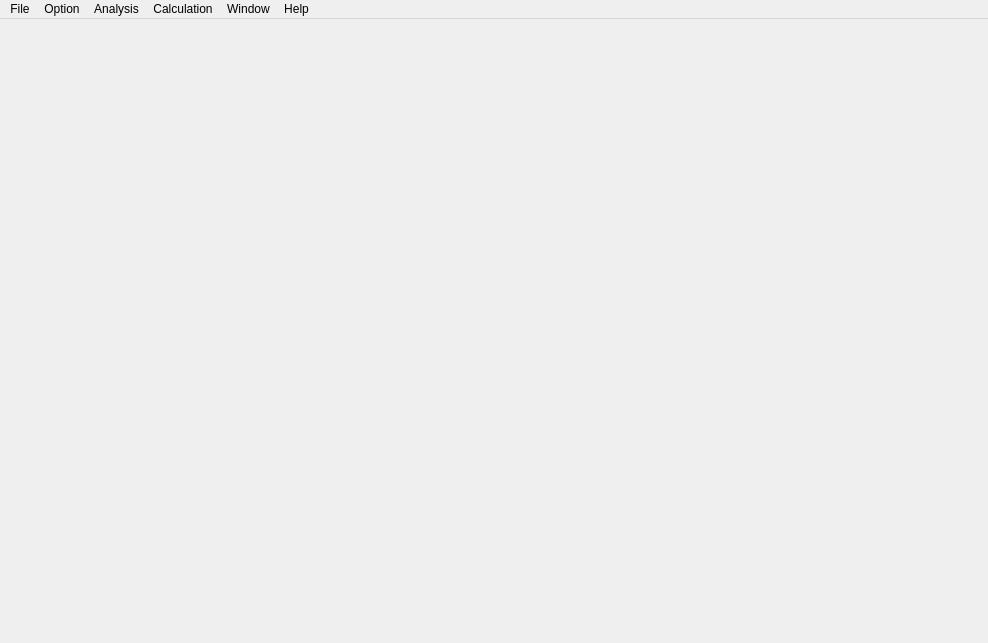
<?xml version="1.0" encoding="UTF-8"?>
<ui version="4.0">
 <class>TestClass</class>
 <widget class="QMainWindow" name="TestClass">
  <property name="geometry">
   <rect>
    <x>0</x>
    <y>0</y>
    <width>988</width>
    <height>643</height>
   </rect>
  </property>
  <property name="windowTitle">
   <string>Test</string>
  </property>
  <widget class="QWidget" name="centralWidget">
   <property name="sizePolicy">
    <sizepolicy hsizetype="Preferred" vsizetype="Preferred">
     <horstretch>0</horstretch>
     <verstretch>0</verstretch>
    </sizepolicy>
   </property>
   <layout class="QHBoxLayout" name="horizontalLayout">
    <property name="spacing">
     <number>0</number>
    </property>
    <property name="leftMargin">
     <number>0</number>
    </property>
    <property name="topMargin">
     <number>0</number>
    </property>
    <property name="rightMargin">
     <number>0</number>
    </property>
    <property name="bottomMargin">
     <number>0</number>
    </property>
    <item>
     <widget class="QLabel" name="label">
      <property name="text">
       <string/>
      </property>
      <property name="textFormat">
       <enum>Qt::AutoText</enum>
      </property>
     </widget>
    </item>
   </layout>
  </widget>
  <widget class="QMenuBar" name="MENU">
   <property name="geometry">
    <rect>
     <x>0</x>
     <y>0</y>
     <width>988</width>
     <height>26</height>
    </rect>
   </property>
   <widget class="QMenu" name="File">
    <property name="title">
     <string>File</string>
    </property>
    <addaction name="actionOpen"/>
    <addaction name="actionNew"/>
    <addaction name="actionSave"/>
    <addaction name="separator"/>
    <addaction name="actionExit"/>
   </widget>
   <widget class="QMenu" name="Option">
    <property name="title">
     <string>Option</string>
    </property>
    <addaction name="actionConfiguration"/>
    <addaction name="actionInstrument"/>
    <addaction name="actionDefault_Method"/>
    <addaction name="actionUnits"/>
   </widget>
   <widget class="QMenu" name="Analysis">
    <property name="title">
     <string>Analysis</string>
    </property>
    <addaction name="actionFilterring_Algorithm"/>
    <addaction name="actionPeak_Finding_Algorithm"/>
    <addaction name="actionBaseline"/>
    <addaction name="actionIntegration"/>
   </widget>
   <widget class="QMenu" name="Calculation">
    <property name="title">
     <string>Calculation</string>
    </property>
    <addaction name="actionMethod"/>
   </widget>
   <widget class="QMenu" name="Window">
    <property name="title">
     <string>Window</string>
    </property>
    <addaction name="actionSerial_Port"/>
    <addaction name="actionPlot"/>
    <addaction name="actionSideBar"/>
   </widget>
   <widget class="QMenu" name="Help">
    <property name="title">
     <string>Help</string>
    </property>
   </widget>
   <addaction name="File"/>
   <addaction name="Option"/>
   <addaction name="Analysis"/>
   <addaction name="Calculation"/>
   <addaction name="Window"/>
   <addaction name="Help"/>
  </widget>
  <action name="actionOpen">
   <property name="text">
    <string>Open</string>
   </property>
  </action>
  <action name="actionNew">
   <property name="text">
    <string>New</string>
   </property>
  </action>
  <action name="actionConfiguration">
   <property name="text">
    <string>Configuration</string>
   </property>
  </action>
  <action name="actionInstrument">
   <property name="text">
    <string>Instrument</string>
   </property>
  </action>
  <action name="actionFilterring_Algorithm">
   <property name="text">
    <string>Filtering Algorithm</string>
   </property>
  </action>
  <action name="actionPeak_Finding_Algorithm">
   <property name="text">
    <string>Peak-Finding Algorithm</string>
   </property>
  </action>
  <action name="actionBaseline">
   <property name="text">
    <string>Baseline</string>
   </property>
  </action>
  <action name="actionIntegration">
   <property name="text">
    <string>Integration</string>
   </property>
  </action>
  <action name="actionDefault_Method">
   <property name="text">
    <string>Default Method</string>
   </property>
  </action>
  <action name="actionUnits">
   <property name="text">
    <string>Units</string>
   </property>
  </action>
  <action name="actionSave">
   <property name="text">
    <string>Save</string>
   </property>
  </action>
  <action name="actionExit">
   <property name="text">
    <string>Exit</string>
   </property>
  </action>
  <action name="actionSerial_Port">
   <property name="text">
    <string>Serial Port</string>
   </property>
  </action>
  <action name="actionPlot">
   <property name="text">
    <string>Plot</string>
   </property>
  </action>
  <action name="actionSideBar">
   <property name="checkable">
    <bool>true</bool>
   </property>
   <property name="checked">
    <bool>true</bool>
   </property>
   <property name="text">
    <string>SideBar</string>
   </property>
  </action>
  <action name="actionMethod">
   <property name="text">
    <string>Method</string>
   </property>
  </action>
 </widget>
 <layoutdefault spacing="6" margin="11"/>
 <resources>
  <include location="Test.qrc"/>
 </resources>
 <connections>
  <connection>
   <sender>actionOpen</sender>
   <signal>triggered()</signal>
   <receiver>TestClass</receiver>
   <slot>FileOpen()</slot>
   <hints>
    <hint type="sourcelabel">
     <x>-1</x>
     <y>-1</y>
    </hint>
    <hint type="destinationlabel">
     <x>-59</x>
     <y>13</y>
    </hint>
   </hints>
  </connection>
  <connection>
   <sender>actionSave</sender>
   <signal>triggered()</signal>
   <receiver>TestClass</receiver>
   <slot>SaveFile()</slot>
   <hints>
    <hint type="sourcelabel">
     <x>-1</x>
     <y>-1</y>
    </hint>
    <hint type="destinationlabel">
     <x>-35</x>
     <y>22</y>
    </hint>
   </hints>
  </connection>
 </connections>
 <slots>
  <slot>FileOpen()</slot>
  <slot>SaveFile()</slot>
 </slots>
</ui>
